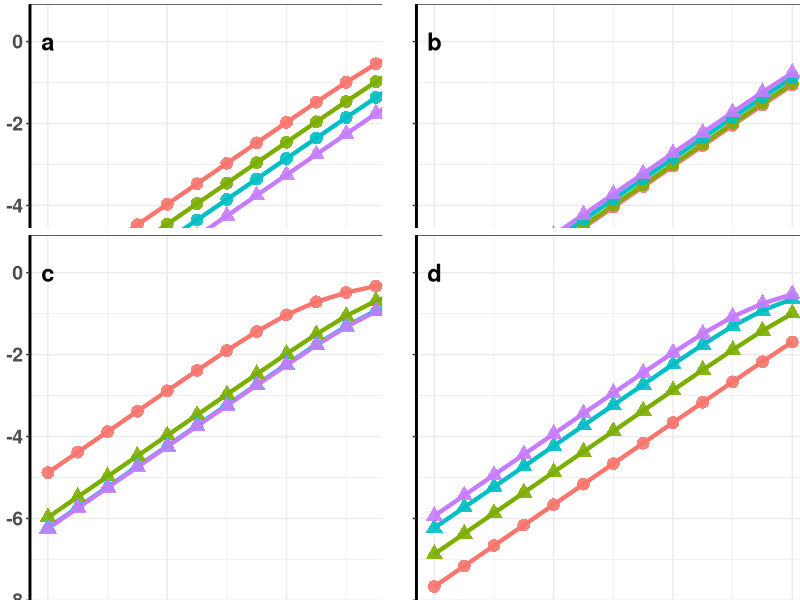

The R script that drew this image:
#load libraries
library(ggplot2)
library(fitdistrplus)
library(gridExtra)
library(egg)
library(grid)

#create output directories for final saved image and the result to be saved as csv
dir.create("results", showWarnings = FALSE)
dir.create("images", showWarnings = FALSE)

# Shared parameters for the antibiotic, borrowed from the dose-response paper
MIC <- 2
Emax <- 51 * 24
EC50 <- 9.93
doses <- 10^seq(2, 8, 0.5)

pMIC_values <- c(0, 0.5, 1, 2.5) / 100
fr_values <- c(0, 0.01, 0.05, 0.10)

fixed_fr <- 0.05
fixed_pMIC <- 1 / 100

# Dataset 1: exponential model, r value was borrowed from the paper
r_exp <- 1.07e-8
tfs_exp <- 1

# Dataset 2: beta-Poisson model, alpha and beta values borrowed from the paper again
alpha_bp <- 0.16
beta_bp <- 1.41e6
tfs_bp <- 2.625

# Safe calculation of log(1 - exp(-x))
log1mexpm <- function(a) {
  ans <- numeric(length(a))
  ans[a <= log(2)] <- log(-expm1(-a[a <= log(2)]))
  ans[a > log(2)] <- log1p(-exp(-a[a > log(2)]))
  ans
}

# Exponential model: convert r to r_s after antibiotic exposure
get_rs <- function(r, C, tfs) {
  mu <- -log1mexpm(r) / tfs
  mu_s <- mu + Emax * C / (EC50 + C)
  -log1mexpm(mu_s * tfs)
}

# Beta-Poisson model: simulate r, apply antibiotic effect, refit beta distribution
get_ab_beta <- function(C, seed = 0, nsim = 1000) {
  set.seed(seed)
  r <- rbeta(nsim, alpha_bp, beta_bp)
  mu <- -log1mexpm(r) / tfs_bp
  mu_s <- mu + Emax * C / (EC50 + C)
  r_s <- -log1mexpm(mu_s * tfs_bp)
  r_s <- pmin(pmax(r_s[is.finite(r_s)], 1e-16), 1 - 1e-16)
  fit <- fitdist(r_s, "beta")
  c(alpha_s = unname(fit$estimate["shape1"]), beta_s = unname(fit$estimate["shape2"]))
}

# Dataset 1: exponential SD-DRM
calc_exp <- function(fr, C) {
  r_s <- get_rs(r_exp, C, tfs_exp)
  Ns <- doses * (1 - fr)
  Nr <- doses * fr
  
  risk <- 1 - exp(-(r_s * Ns + r_exp * Nr))
  p_r <- 1 - exp(-r_exp * Nr)
  p_s <- exp(-r_exp * Nr) * (1 - exp(-r_s * Ns))
  
  data.frame(dose = log10(doses), risk = log10(pmax(risk, 1e-12)),
             outcome = ifelse(p_r >= p_s, "Untreatable", "Treatable"))
}

# Dataset 2: beta-Poisson SD-DRM
calc_bp <- function(fr, C, seed = 0) {
  pars <- get_ab_beta(C, seed)
  alpha_s <- pars["alpha_s"]
  beta_s <- pars["beta_s"]
  
  Ns <- doses * (1 - fr)
  Nr <- doses * fr
  
  risk <- 1 - (1 + Ns / beta_s)^(-alpha_s) * (1 + Nr / beta_bp)^(-alpha_bp)
  p_r <- 1 - (1 + Nr / beta_bp)^(-alpha_bp)
  p_s <- (1 + Nr / beta_bp)^(-alpha_bp) * (1 - (1 + Ns / beta_s)^(-alpha_s))
  
  data.frame(dose = log10(doses), risk = log10(pmax(risk, 1e-12)),
             outcome = ifelse(p_r >= p_s, "Untreatable", "Treatable"))
}

# Generate model outputs
make_data <- function(values, model, panel, type) {
  do.call(rbind, lapply(values, function(v) {
    if (type == "C") {
      out <- if (model == "exp") calc_exp(fixed_fr, v * MIC) else calc_bp(fixed_fr, v * MIC, 0)
      out$variable <- factor(v * 100, levels = c(0, 0.5, 1, 2.5))
      out$scenario <- "Varying %MIC"
    } else {
      out <- if (model == "exp") calc_exp(v, fixed_pMIC * MIC) else calc_bp(v, fixed_pMIC * MIC, 42)
      out$variable <- factor(v, levels = fr_values)
      out$scenario <- "Varying resistant fraction"
    }
    
    out$model <- ifelse(model == "exp", "Exponential", "Beta-Poisson")
    out$dataset <- ifelse(model == "exp", "Dataset 1", "Dataset 2")
    out$panel <- panel
    out
  }))
}

df <- rbind(
  make_data(pMIC_values, "exp", "A", "C"),
  make_data(fr_values, "exp", "B", "fr"),
  make_data(pMIC_values, "bp", "C", "C"),
  make_data(fr_values, "bp", "D", "fr")
)

write.csv(df, file.path("results", "SD_DRM_combined_results.csv"), row.names = FALSE)

# Plot settings (similar style and type like the original paper)
sz <- 11
sz_ax <- 14
sz_leg <- 14
sz_lab <- 6
llim <- -7.8

# Reusable paper-style plotting function
make_plot <- function(data, label, xlab, ylab, legend_title, show_x, show_y, show_legend) {
  ggplot(data, aes(dose)) +
    geom_line(aes(y = risk, colour = variable), linewidth = 1.5) +
    geom_point(aes(y = risk, colour = variable, shape = outcome), size = 4, alpha = 0.9) +
    xlab(xlab) + ylab(ylab) +
    labs(colour = legend_title, shape = "Antibiotic") +
    theme_bw(base_size = sz) +
    theme(
      legend.position = ifelse(show_legend, "top", "none"),
      legend.box = "vertical",
      axis.line = element_line(linewidth = 1),
      axis.text = element_text(face = "bold", size = sz_ax),
      axis.title = element_text(size = sz_ax),
      axis.text.x = if (show_x) element_text(face = "bold", size = sz_ax) else element_blank(),
      axis.text.y = if (show_y) element_text(face = "bold", size = sz_ax) else element_blank(),
      legend.text = element_text(size = sz_leg),
      legend.title = element_text(size = sz_leg),
      panel.background = element_rect(fill = "white", colour = NA),
      plot.background = element_rect(fill = "white", colour = NA)
    ) +
    guides(shape = guide_legend(direction = "horizontal", order = 2),
           colour = guide_legend(direction = "horizontal", order = 1)) +
    scale_y_continuous(limits = c(llim, 0.5)) +
    annotate("text", x = 2, y = 0, label = label, size = sz_lab, fontface = "bold")
}

plot_specs <- list(
  list("A", "a", "", expression(Log[10]~(P[illness])), expression('%'~MIC), FALSE, TRUE, TRUE),
  list("B", "b", "", "", expression(f[r]), FALSE, FALSE, TRUE),
  list("C", "c", expression(Log[10]~(dose)), expression(Log[10]~(P[illness])), expression('%'~MIC), TRUE, TRUE, FALSE),
  list("D", "d", expression(Log[10]~(dose)), "", expression(f[r]), TRUE, FALSE, FALSE)
)

plots <- lapply(plot_specs, function(s) {
  make_plot(subset(df, panel == s[[1]]), s[[2]], s[[3]], s[[4]], s[[5]], s[[6]], s[[7]], s[[8]])
})

final_plot <- arrangeGrob(
  grobs = lapply(plots, set_panel_size, width = unit(10, "cm"), height = unit(9.5, "cm")),
  ncol = 2
)

grid.newpage()
grid.draw(final_plot)

ggsave(file.path("images", "SD_DRM_four_panel_paper_style.png"),
       final_plot, width = 23.7, height = 25, units = "cm", dpi = 300)
